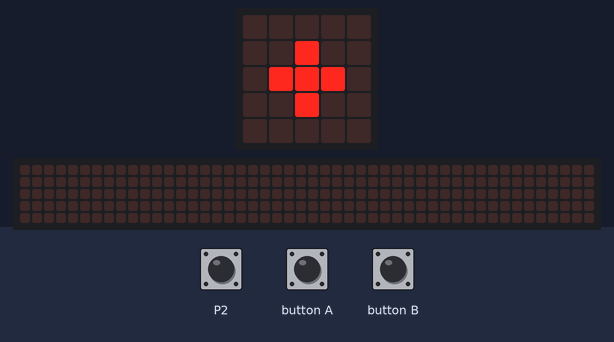
Bench run of a program on a simulated Calliope mini (MakeCode). On the bench: the board's 5×5 LED display, a strip that is not on the board, showing the scrolling text unrolled. Inputs (shaded band) come from the test bench. Random numbers come from a fixed seed; the 48×5 strip is a reading aid, not a part: it shows the text the display is scrolling, unrolled, one strip-width of it at a time.

Above: at 5.0 s.
5.1 s: touch pin P2 pressed for 0.9 s
At 9.0 s:
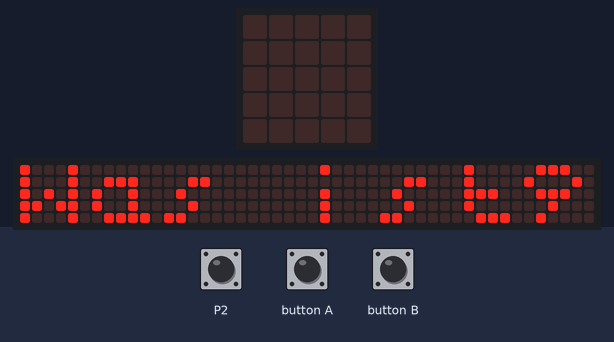
At 17.7 s:
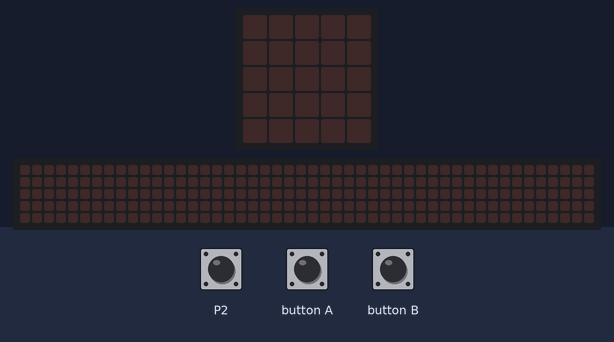

Measured:
- after the input at 5.1 s, the display: first changes after 0.18 s (image 1 shows a later state)
- what the display in image 1 shows lasts 0.8 s, from 8.4 s to 9.2 s

The program:

main.ts
```typescript
function addition () {
    Zahl1 = randint(1, 50)
    Zahl2 = randint(1, 50)
    Aufgabe = 1
    Antwort = 1
    if (Aufgabe == 1) {
        basic.showString("Was ist" + Zahl1 + "+" + Zahl2 + "?")
    }
}
let Antwort = 0
let Aufgabe = 0
let Zahl2 = 0
let Zahl1 = 0
let Rechenart = 0
while (input.pinIsPressed(TouchPin.P2) == false) {
    if (input.buttonIsPressed(Button.B)) {
        Rechenart += 1
    } else if (input.buttonIsPressed(Button.A)) {
        Rechenart += -1
    }
    if (Rechenart > 4 || Rechenart < 1) {
        Rechenart = 1
    }
    if (Rechenart == 1) {
        basic.showString("+")
    } else if (Rechenart == 2) {
        basic.showString("-")
    } else if (Rechenart == 3) {
        basic.showString("*")
    } else if (Rechenart == 4) {
        basic.showString(":")
    }
}
basic.forever(function () {
    if (input.pinIsPressed(TouchPin.P2)) {
        if (Rechenart == 1) {
            addition()
        }
    }
})
```

test.ts
```typescript
// Hier kann man Tests durchführen; diese Datei wird nicht kompiliert, wenn dieses Paket als Erweiterung verwendet wird.
```
